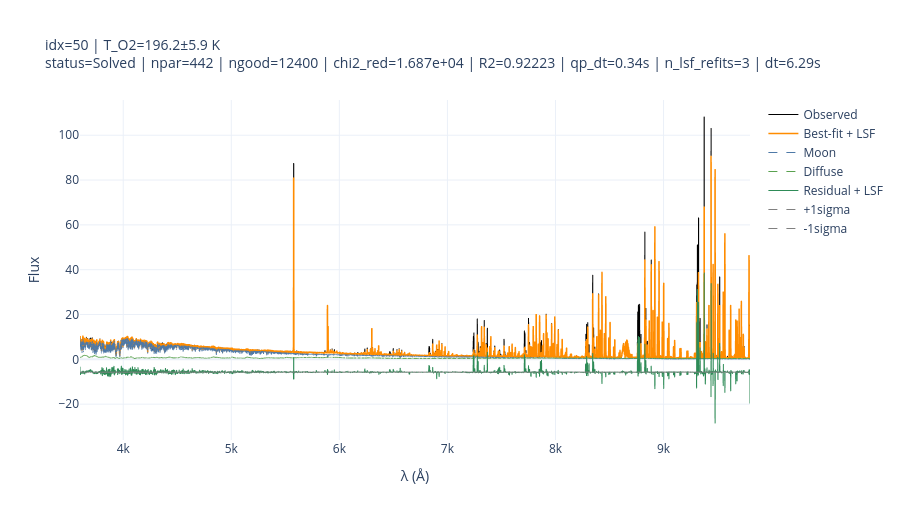

The notebook cell saved with this chart:
### Code cell
bestfit = result.bestfit
bestfit_lsf = result.bestfit_lsf
comp_Moon = result.components["moon"]
comp_DIFFUSE = result.components["diffuse"]

resid = flx_sci[idx] - bestfit
resid_lsf = flx_sci[idx] - bestfit_lsf
resid_level = -3.0 * np.nanstd(resid)

err_plot = 1.0 / np.sqrt(np.where(flx_ivar[idx] > 0, flx_ivar[idx], np.nan))

fig = go.Figure()
fig.add_trace(go.Scattergl(x=wave, y=flx_sci[idx], mode="lines", name="Observed",
                           line=dict(color="black", width=1)))
fig.add_trace(go.Scattergl(x=wave, y=bestfit_lsf, mode="lines", name="Best-fit + LSF",
                           line=dict(color="darkorange", width=1.5)))
fig.add_trace(go.Scattergl(x=wave, y=comp_Moon, mode="lines", name="Moon",
                           line=dict(color="#4e79a7", width=1, dash="dash")))
fig.add_trace(go.Scattergl(x=wave, y=comp_DIFFUSE, mode="lines", name="Diffuse",
                           line=dict(color="#59a14f", width=1, dash="dash")))
fig.add_trace(go.Scattergl(x=wave, y=resid_level + resid_lsf, mode="lines", name="Residual + LSF",
                           line=dict(color="seagreen", width=1)))
fig.add_trace(go.Scattergl(x=wave, y=resid_level + err_plot, mode="lines", name="+1sigma",
                           line=dict(color="gray", width=1, dash="dash")))
fig.add_trace(go.Scattergl(x=wave, y=resid_level - err_plot, mode="lines", name="-1sigma",
                           line=dict(color="gray", width=1, dash="dash")))

fig.update_layout(
    title={
        "text": (
            f"idx={idx} | T_O2={result.t_o2:.1f}±{result.t_o2_err:.1f} K<br>"
            f"{result.fit_summary}"
        ),
        "font": {"size": 14},
    },
    xaxis_title="λ (Å)",
    yaxis_title="Flux",
    template="plotly_white",
    height=520,
)
fig.show()

### Figure 1 — Plotly figure (JSON) as saved in the notebook; plotly's stock layout.template omitted (floating-point values rounded to 4 significant figures; data arrays with more than 128 entries replaced by an {"elided": "..."} marker saying what was removed)
{"data": [{"line": {"color": "black", "width": 1}, "mode": "lines", "name": "Observed", "type": "scattergl", "x": {"elided": "12401 float values"}, "y": {"elided": "12401 float values"}}, {"line": {"color": "darkorange", "width": 1.5}, "mode": "lines", "name": "Best-fit + LSF", "type": "scattergl", "x": {"elided": "12401 float values"}, "y": {"elided": "12401 float values"}}, {"line": {"color": "#4e79a7", "dash": "dash", "width": 1}, "mode": "lines", "name": "Moon", "type": "scattergl", "x": {"elided": "12401 float values"}, "y": {"elided": "12401 float values"}}, {"line": {"color": "#59a14f", "dash": "dash", "width": 1}, "mode": "lines", "name": "Diffuse", "type": "scattergl", "x": {"elided": "12401 float values"}, "y": {"elided": "12401 float values"}}, {"line": {"color": "seagreen", "width": 1}, "mode": "lines", "name": "Residual + LSF", "type": "scattergl", "x": {"elided": "12401 float values"}, "y": {"elided": "12401 float values"}}, {"line": {"color": "gray", "dash": "dash", "width": 1}, "mode": "lines", "name": "+1sigma", "type": "scattergl", "x": {"elided": "12401 float values"}, "y": {"elided": "12401 float values"}}, {"line": {"color": "gray", "dash": "dash", "width": 1}, "mode": "lines", "name": "-1sigma", "type": "scattergl", "x": {"elided": "12401 float values"}, "y": {"elided": "12401 float values"}}], "layout": {"height": 520, "title": {"font": {"size": 14}, "text": "idx=50 | T_O2=196.2±5.9 K<br>status=Solved | npar=442 | ngood=12400 | chi2_red=1.687e+04 | R2=0.92223 | qp_dt=0.34s | n_lsf_refits=3 | dt=6.29s"}, "xaxis": {"title": {"text": "λ (Å)"}}, "yaxis": {"title": {"text": "Flux"}}}}
